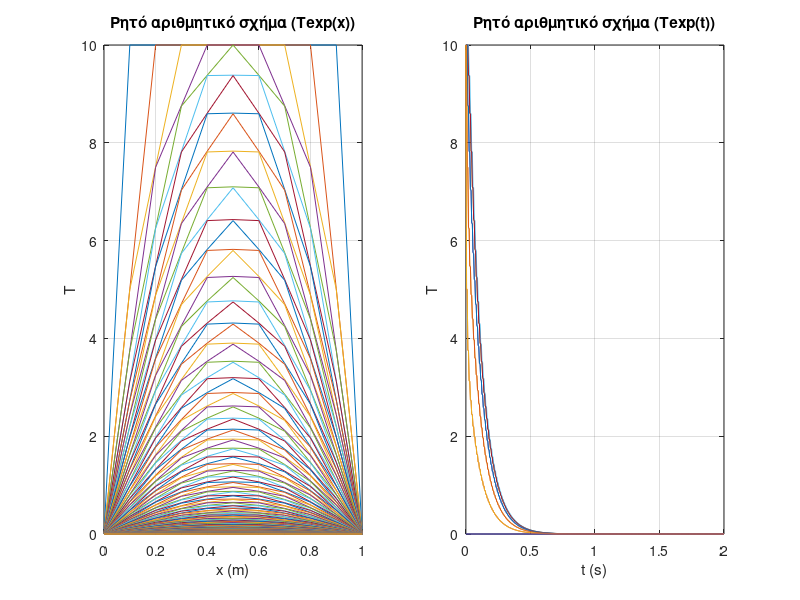
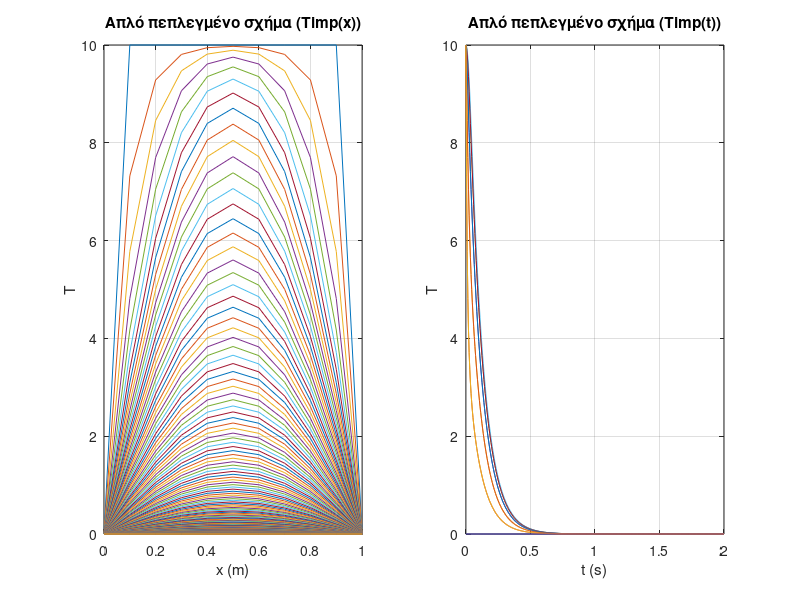
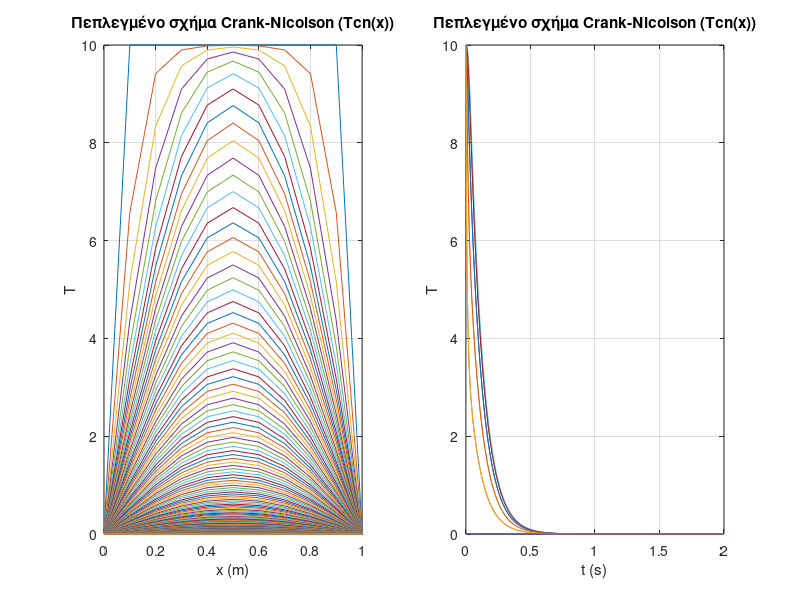

MATLAB code for these plots, in order:
% Problem: Πρόβλημα Οριακών Τιμών με παραβολικές ΜΔΕ: 
% Διάχυση θερμότητας σε αγωγό
% Input: Μήκος αγωγού, Χρονική περίοδος, Οριακές συνθήκες τύπου Dirichlet
% για τη θερμοκρασία: α) τη χρονική στιγμή t=0, β) στο ανάντη άκρο του
% αγωγού, γ) στο κατάντη άκρο του αγωγού
% Expected Output: Προοσδιορισμός της χωρικής κατανομής της θερμοκρασίας
% για κάθε χρονική στιγμή με το: 1. Ρητό αριθμητικό σχήμα, 2. Απλό
% πεπλεγμένο σχήμα, 3. Πεπλεγμένο σχήμα Crank-Nikolson
% Extra: Έλεγχος της ευστάθειας

% Εκκαθάριση του περιβάλλοντος από προηγούμενες διεργασίες %\
clear;clc

% Τιμές του προβλήματος
D=1; % Σταθερός συντελεστής διάχυσης
L=1; % Μήκος αγωγού
T0=2; % Χρονική περίοδος μελέτης

% Χωρική διαμέριση
I=10;
dx=L/I;

% Προσδιορισμός χρονικής διαμέρισης για την ευστάθεια του ρητού σχήματος
N=ceil(2*D*T0/(dx).^2)+1;
dt=T0/N;

lamda=D*dt/(dx).^2;

% Κατασκευή υπολογιστικού πλέγματος (για τη χωρική μεταβλητή x
% και τη χρονική μεταβλητή t) %
x=zeros(1,I+1);
x(1)=0;
x(I+1)=L;
for i=2:I
    x(i)=x(i-1)+dx;
end

t=zeros(1,N+1);
t(1)=0;
t(N+1)=2;
for j=2:N
    t(j)=t(j-1)+dt;
end

clear i;clear j;

T=zeros(N+1,I+1);
T(1,1:I+1)=10;
T(1:N+1,1)=0;
T(1:N+1,I+1)=0;

Texp=T;
Timp=T;
Tcn=T;

% Υπολογισμός της κατανομής θερμοκρασίας Texp με ρητό αριθμητικό σχήμα %
for n = 1:N
    for i = 2:I
        Texp(n+1,i) = lamda*Texp(n,i-1) + (1-2*lamda)*Texp(n,i) + lamda*Texp(n,i+1);
    end
end

% Υπολογισμός της κατανομής θερμοκρασίας Timp με απλό πεπλεγμένο σχήμα %
A_imp=diag((1+2*lamda)*ones(I-1,1))+diag(-lamda*ones(I-2,1),1)+diag(-lamda*ones(I-2,1),-1);
for n=1:N
    Timp(n+1,2:I)=(A_imp\Timp(n,2:I)')';
end

% Υπολογισμός της κατανομής θερμοκρασίας Tcn με πεπλεγμένο σχήμα Crank-Nikolson %
A_cn=diag(2*(1+lamda)*ones(I-1,1))+diag(-lamda*ones(I-2,1),1)+diag(-lamda*ones(I-2,1),-1);
for n=1:N
    b=lamda*Tcn(n,1:I-1)+2*(1-lamda)*Tcn(n,2:I)+lamda*Tcn(n,3:I+1);
    Tcn(n+1,2:I)=(A_cn\b')';
end

clear A_cn;clear A_imp;

figure(1)
subplot(1,2,1)
plot(x, Texp)
xlabel('x (m)'); ylabel('T'); title('Ρητό αριθμητικό σχήμα (Texp(x))'); grid on
subplot(1,2,2)
plot(t, Texp')
xlabel('t (s)'); ylabel('T'); title('Ρητό αριθμητικό σχήμα (Texp(t))'); grid on

figure(2)
subplot(1,2,1)
plot(x, Timp)
xlabel('x (m)'); ylabel('T'); title('Απλό πεπλεγμένο σχήμα (Timp(x))'); grid on
subplot(1,2,2)
plot(t, Timp')
xlabel('t (s)'); ylabel('T'); title('Απλό πεπλεγμένο σχήμα (Timp(t))'); grid on

figure(3)
subplot(1,2,1)
plot(x, Tcn)
xlabel('x (m)'); ylabel('T'); title('Πεπλεγμένο σχήμα Crank-Nicolson (Tcn(x))'); grid on
subplot(1,2,2)
plot(t, Tcn')
xlabel('t (s)'); ylabel('T'); title('Πεπλεγμένο σχήμα Crank-Nicolson (Tcn(x))'); grid on